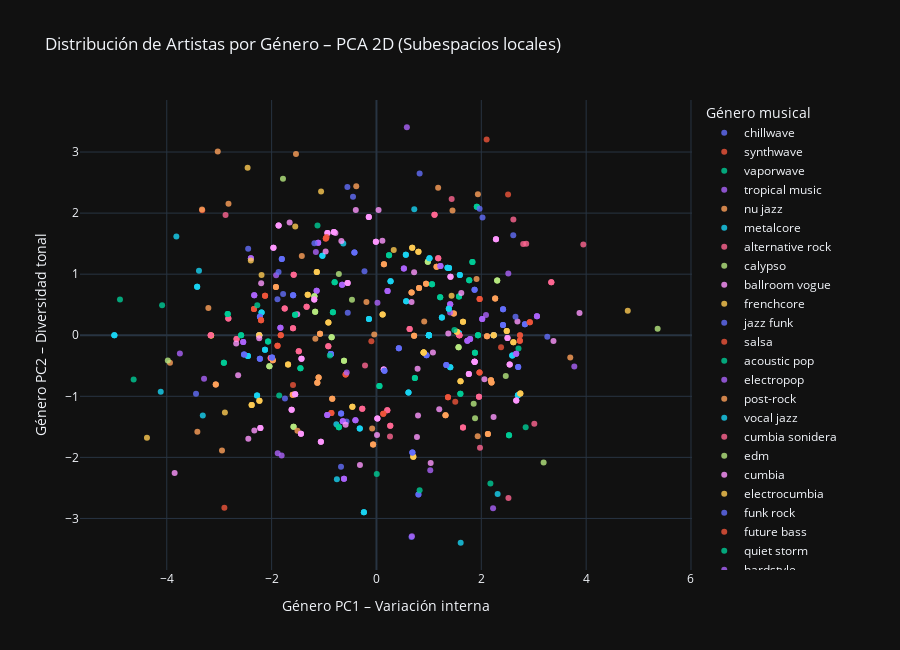

Notebook code for this chart:
### Code cell
# === 2D ===
fig2d = px.scatter(
    df_pca_by_genre,
    x="genre_PC1",
    y="genre_PC2",
    color="main_genre_embedded",
    hover_name="artist_name",
    title="Distribución de Artistas por Género – PCA 2D (Subespacios locales)",
    opacity=0.8,
    width=900,
    height=650
)

fig2d.update_layout(
    xaxis_title="Género PC1 – Variación interna",
    yaxis_title="Género PC2 – Diversidad tonal",
    legend_title_text="Género musical",
    template="plotly_dark"
)
fig2d.show()
